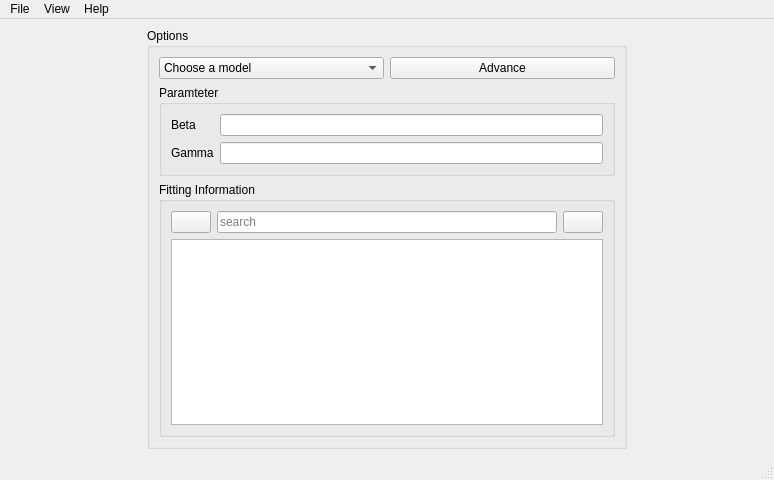
<?xml version="1.0" encoding="UTF-8"?>
<ui version="4.0">
 <class>MainWindow</class>
 <widget class="QMainWindow" name="MainWindow">
  <property name="geometry">
   <rect>
    <x>0</x>
    <y>0</y>
    <width>774</width>
    <height>480</height>
   </rect>
  </property>
  <property name="windowTitle">
   <string>EpiPy</string>
  </property>
  <widget class="QWidget" name="centralwidget">
   <layout class="QHBoxLayout" name="horizontalLayout_3">
    <item>
     <widget class="QSplitter" name="splitter">
      <property name="orientation">
       <enum>Qt::Horizontal</enum>
      </property>
      <widget class="QGroupBox" name="sidebarGroupBox">
       <property name="maximumSize">
        <size>
         <width>480</width>
         <height>16777215</height>
        </size>
       </property>
       <property name="title">
        <string>Options</string>
       </property>
       <layout class="QVBoxLayout" name="verticalLayout_3">
        <item>
         <layout class="QHBoxLayout" name="horizontalLayout">
          <item>
           <widget class="QComboBox" name="modelComboBox">
            <item>
             <property name="text">
              <string>Choose a model</string>
             </property>
            </item>
            <item>
             <property name="text">
              <string>SIR</string>
             </property>
            </item>
            <item>
             <property name="text">
              <string>SI</string>
             </property>
            </item>
            <item>
             <property name="text">
              <string>IR</string>
             </property>
            </item>
           </widget>
          </item>
          <item>
           <widget class="QPushButton" name="advanceButton">
            <property name="text">
             <string>Advance</string>
            </property>
           </widget>
          </item>
         </layout>
        </item>
        <item>
         <widget class="QGroupBox" name="parametetGroupBox">
          <property name="title">
           <string>Paramteter</string>
          </property>
          <layout class="QFormLayout" name="formLayout_2">
           <item row="0" column="0">
            <widget class="QLabel" name="betaLabel">
             <property name="text">
              <string>Beta</string>
             </property>
            </widget>
           </item>
           <item row="0" column="1">
            <widget class="QLineEdit" name="betaLineEdit"/>
           </item>
           <item row="1" column="0">
            <widget class="QLabel" name="gammaLabel">
             <property name="text">
              <string>Gamma</string>
             </property>
            </widget>
           </item>
           <item row="1" column="1">
            <widget class="QLineEdit" name="gammaLineEdit"/>
           </item>
          </layout>
         </widget>
        </item>
        <item>
         <widget class="QGroupBox" name="infoGroupBox">
          <property name="title">
           <string>Fitting Information</string>
          </property>
          <layout class="QVBoxLayout" name="verticalLayout">
           <item>
            <layout class="QHBoxLayout" name="horizontalLayout_2">
             <item>
              <widget class="QPushButton" name="saveButton">
               <property name="toolTip">
                <string>Save text</string>
               </property>
               <property name="text">
                <string/>
               </property>
              </widget>
             </item>
             <item>
              <widget class="QLineEdit" name="searchLineEdit">
               <property name="placeholderText">
                <string>search</string>
               </property>
              </widget>
             </item>
             <item>
              <widget class="QPushButton" name="clearButton">
               <property name="toolTip">
                <string>Clear text</string>
               </property>
               <property name="whatsThis">
                <string>Clear text</string>
               </property>
               <property name="text">
                <string/>
               </property>
              </widget>
             </item>
            </layout>
           </item>
           <item>
            <widget class="QPlainTextEdit" name="infoTextEdit">
             <property name="readOnly">
              <bool>true</bool>
             </property>
            </widget>
           </item>
          </layout>
         </widget>
        </item>
       </layout>
      </widget>
     </widget>
    </item>
   </layout>
  </widget>
  <widget class="QMenuBar" name="menubar">
   <property name="geometry">
    <rect>
     <x>0</x>
     <y>0</y>
     <width>774</width>
     <height>27</height>
    </rect>
   </property>
   <widget class="QMenu" name="menuFile">
    <property name="title">
     <string>File</string>
    </property>
    <addaction name="openFileAction"/>
    <addaction name="separator"/>
    <addaction name="saveAction"/>
    <addaction name="saveAsAction"/>
    <addaction name="separator"/>
    <addaction name="exportAction"/>
    <addaction name="separator"/>
    <addaction name="exitAction"/>
   </widget>
   <widget class="QMenu" name="menuView">
    <property name="title">
     <string>View</string>
    </property>
    <addaction name="showFullscreenAction"/>
    <addaction name="exitFullscreenAction"/>
    <addaction name="showSidebarAction"/>
    <addaction name="hideSidebarAction"/>
   </widget>
   <widget class="QMenu" name="menuHelp">
    <property name="title">
     <string>Help</string>
    </property>
    <addaction name="aboutAction"/>
   </widget>
   <addaction name="menuFile"/>
   <addaction name="menuView"/>
   <addaction name="menuHelp"/>
  </widget>
  <widget class="QStatusBar" name="statusbar"/>
  <action name="openFileAction">
   <property name="text">
    <string>Open File...</string>
   </property>
   <property name="shortcut">
    <string>Ctrl+O</string>
   </property>
  </action>
  <action name="actionNew">
   <property name="text">
    <string>New</string>
   </property>
  </action>
  <action name="saveAction">
   <property name="text">
    <string>Save</string>
   </property>
   <property name="shortcut">
    <string>Ctrl+S</string>
   </property>
  </action>
  <action name="saveAsAction">
   <property name="text">
    <string>Save As...</string>
   </property>
   <property name="shortcut">
    <string>Ctrl+Shift+S</string>
   </property>
  </action>
  <action name="exportAction">
   <property name="text">
    <string>Export</string>
   </property>
   <property name="shortcut">
    <string>Ctrl+E</string>
   </property>
  </action>
  <action name="exitAction">
   <property name="text">
    <string>Exit</string>
   </property>
   <property name="shortcut">
    <string>Ctrl+Q</string>
   </property>
  </action>
  <action name="showSidebarAction">
   <property name="text">
    <string>Show Sidebar</string>
   </property>
  </action>
  <action name="hideSidebarAction">
   <property name="text">
    <string>Hide Sidebar</string>
   </property>
  </action>
  <action name="aboutAction">
   <property name="text">
    <string>About EpiPy</string>
   </property>
  </action>
  <action name="showFullscreenAction">
   <property name="text">
    <string>Show Fullscreen</string>
   </property>
  </action>
  <action name="actionNormalscreen">
   <property name="text">
    <string>Normalscreen</string>
   </property>
  </action>
  <action name="exitFullscreenAction">
   <property name="text">
    <string>Exit Fullscreen</string>
   </property>
  </action>
 </widget>
 <resources/>
 <connections/>
</ui>
